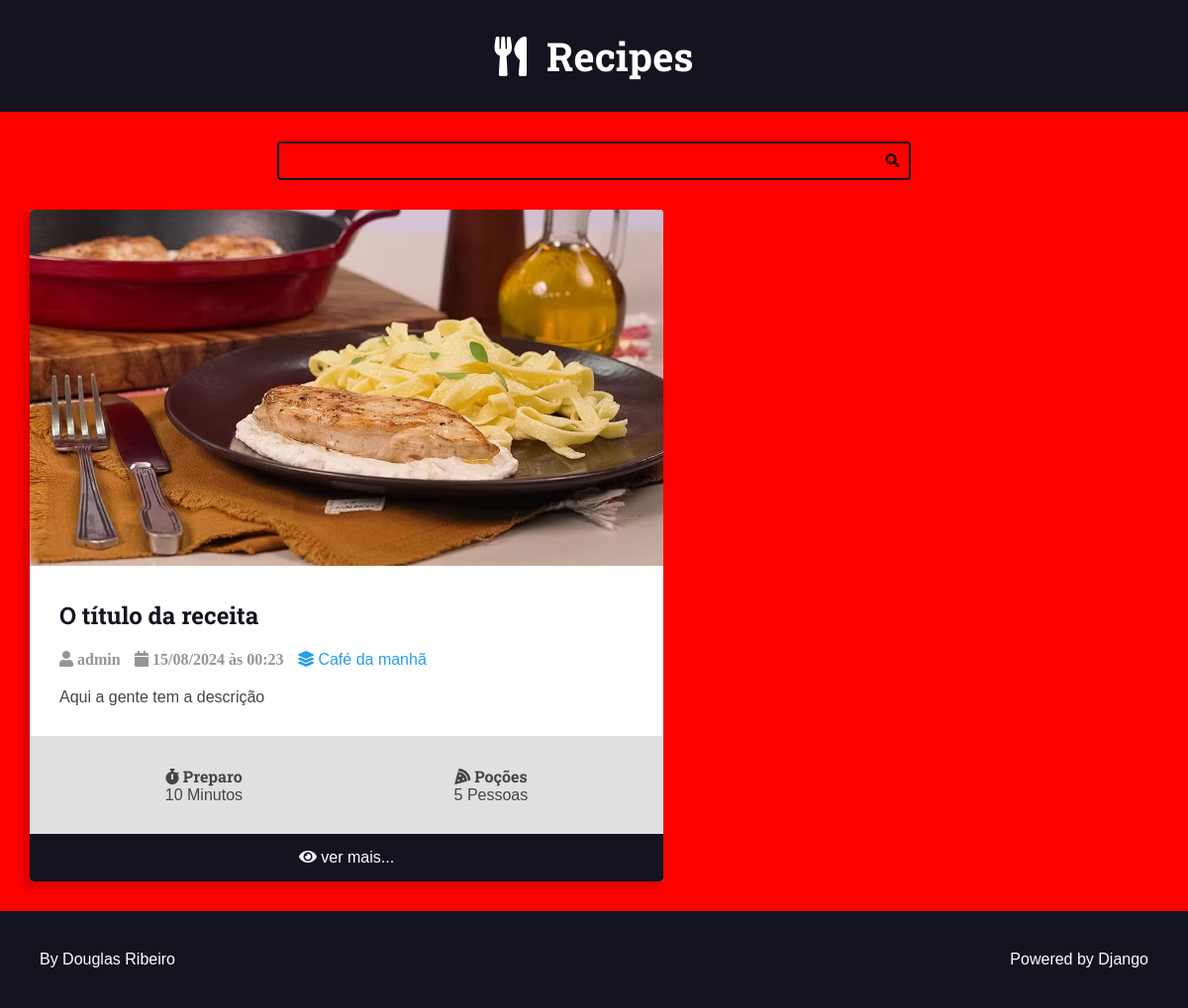
Page /recipes/category/1/ on the committed database.
### recipes/models.py (models this page shows, shortened)
class Recipe(models.Model):
    title = models.CharField(max_length=65)
    description = models.CharField(max_length=165)
    slug = models.SlugField()
    preparation_time = models.IntegerField()
    preparation_time_unit = models.CharField(max_length=165)
    servings = models.IntegerField()
    servings_unit = models.CharField(max_length=165)
    preparation_steps = models.TextField()
    preparation_steps_is_html = models.BooleanField(default=False)
    created_at = models.DateTimeField(auto_now_add=True)
    updated_at = models.DateTimeField(auto_now=True)
    is_published = models.BooleanField(default=False)
    cover = models.ImageField(upload_to='recipes/covers/%Y/%m/%d/', blank=True, default='')
    category = models.ForeignKey(Category,on_delete=models.SET_NULL, null=True,  blank=True, default=None,)
    author = models.ForeignKey(User, on_delete=models.SET_NULL, null=True)

class Category(models.Model):
    name = models.CharField(max_length=65)

### recipes/views.py (the view)
# urls.py: path('recipes/category/<int:category_id>/', views.category, name='category'),
def category(request, category_id):
    recipes = Recipe.objects.filter(category__id=category_id, is_published=True).order_by('-id')
    return render(request, 'recipes/pages/category.html', context={
        'recipes': recipes,
    })

### recipes/templates/recipes/pages/category.html (shortened to what this page needs)
{% extends "global/base.html" %}
{% block content %}
    <div class="main-content main-content-list container">
        {% for recipe in recipes %}
            {% include "recipes/partials/recipe.html" %}
        {% endfor %}
    </div>
{% endblock content %}

### recipes/templates/recipes/partials/recipe.html (shortened to what this page needs)
<div class="recipe recipe-list-item">
    {% if recipe.cover %}
        <div class="recipe-cover">
            <a href="{% url 'recipes:recipe' recipe.id %}">
                <img src="{{recipe.cover.url}}" alt="Temporário">
            </a>
    {% endif %}
    </div>
    <div class="recipe-title-container">
        <h2 class="recipe-title">
            <a href="{% url 'recipes:recipe' recipe.id %}">
                {{ recipe.title }}
            </a>
        </h2>
    </div>
    <div class="recipe-author">
        <span class="recipe-author-item">
            <i class="fas fa-user">
                {% if recipe.author.first_name %}
                    {{ recipe.author.first_name }} {{ recipe.author.last_name}}
                {% else %}
                    {{ recipe.author.username }}
                {% endif %}
            </i>
        </span>
        <span class="recipe-author-item">
            <i class="fas fa-calendar alt">
                {{recipe.created_at|date:"d/m/Y"}} às {{recipe.created_at|date:"H:i"}}
            </i>
        </span>
        {% if  recipe.category is not None %}
            <span class="recipe-author-item">
                <a href="{% url 'recipes:category' recipe.category.id %}">
                    <i class="fas fa-layer-group"></i>
                    <span>{{recipe.category.name}}</span>
                </a>
            </span>
        {% endif %}
    </div>
    <div class="recipe-content">
        <p>{{recipe.description}}</p>
    </div>
    <div class="recipe-meta-container">
        <div class="recipe-meta recipe-preparation">
            <h3 class="recipe-meta-title">
                <i class="fas fa-stopwatch"></i> Preparo</h3>
            <div class="recipe-meta-text">
                {{recipe.preparation_time}} {{recipe.preparation_time_unit}}
            </div>
        </div>
        <div class="recipe-meta recipe-servings">
            <h3 class="recipe-meta-title"><i class="fas fa-pizza-slice"></i> Poções </h3>
            <div class="recipe-meta-text">
                {{recipe.servings}} {{recipe.servings_unit}}
            </div>
        </div>
    </div>
    {% if is_detail_page is not True %}
        <footer class="recipe-footer">
            <a href="{% url 'recipes:recipe' recipe.id %}" class="recipe-read-more button button-dark button-full-width">
                <i class="fas fa-eye"></i>
                <span>ver mais...</span>
            </a>
        </footer>
    {% endif %}
</div>

### recipes/static/recipes/css/styles.css (style rules this page uses)
:root { --color-primary: #269fe6; --color-primary-hover: #2086c2; --color-primary-dark: #13141f; --color-primary-dark-hover: #212336; --color-primary-light: #d4ecfa; --color-primary-light-hover: #bdd8e7; --color-white: #fff; --color-black: #000; --color-dark-text: #444; --color-info-light: #cce5ff; --color-debug-light: #cce5ff; --color-success-light: #d4edda; --color-alert-light: #fff3cd; --color-warning-light: #fff3cd; --color-error-light: #f8d7da; --color-info-dark: #4d86c4; --color-debug-dark: #4d86c4; --color-success-dark: #4a9c5d; --color-alert-dark: #927f40; --color-warning-dark: #927f40; --color-error-dark: #da525d; --color-gray-0: #f9f9f9; --color-gray-1: #e0e0e0; --color-gray-2: #c7c7c7; --color-gray-3: #aeaeae; --color-gray-4: #959595; --color-gray-5: #7d7d7d; --color-gray-6: #646464; --color-gray-7: #4b4b4b; --color-gray-8: #323232; --color-gray-9: #191919; --font-primary: sans-serif; --font-headings: 'Roboto Slab', serif; --spacing-gutter-medium: 3rem; --spacing-gutter-large: 4rem; }
* { padding: 0; margin: 0; box-sizing: border-box; }
html { font-size: 62.5%; }
body { font-size: 1.6rem; font-family: var(--font-primary); background: var(--color-gray-1); color: var(--color-dark-text); }
h1,h2,h3,h4,h5,h6 { font-family: var(--font-headings); }
.container { max-width: 144rem; margin: 0 auto; padding: var(--spacing-gutter-medium); }
.main-content { padding-top: 0; }
.main-content-list { display: grid; grid-template-columns: repeat(auto-fit,minmax(340px, 1fr)); gap: var(--spacing-gutter-large); }
.recipe { background: var(--color-white); box-shadow: -5px 5px 10px rgba(0,0,0,0.2); transform: scale(1); transition: all 300ms ease-in-out; border-radius: 0.4rem; overflow: hidden; }
.recipe img { max-width: 100%; }
.recipe-list-item { max-width: 64rem; height: fit-content; }
.recipe-title-container { padding: var(--spacing-gutter-medium); padding-bottom: 2rem; }
.recipe-title-container a { text-decoration: none; color: var(--color-primary-dark); }
.recipe-author { padding: 0 var(--spacing-gutter-medium); }
.recipe-content { padding: var(--spacing-gutter-medium); padding-top: 2rem; }
.recipe-author-item { color: var(--color-gray-4); margin-right: 1rem; }
.recipe-author a { color: var(--color-primary); transition: all 300ms ease-in-out; text-decoration: none; }
.recipe-meta-container { display: flex; flex-flow: row wrap; padding: var(--spacing-gutter-medium); background: var(--color-gray-1); }
.recipe-meta { display: flex; flex-flow: column nowrap; flex-shrink: 1; flex-grow: 1; text-align: center; }
.recipe-meta-title { font-family: var(--font-headings); font-size: 1.6rem; margin: 0; }
.recipe-footer a { background: var(--color-primary-dark); display: block; color: var(--color-white); text-decoration: none; text-align: center; padding: 1.5rem var(--spacing-gutter-medium); transition: all 300ms ease-in-out; }

### recipes/base_static/global/css/global-style.css (style rules this page uses)
body { background: red; }

### rows in the picture
Recipe: cover (picture), title "O título da receita", author.username "admin", created_at "15/08/2024", created_at "00:23", category.name "Café da manhã", description "Aqui a gente tem a descrição", preparation_time "10", preparation_time_unit "Minutos", servings "5", servings_unit "Pessoas"
